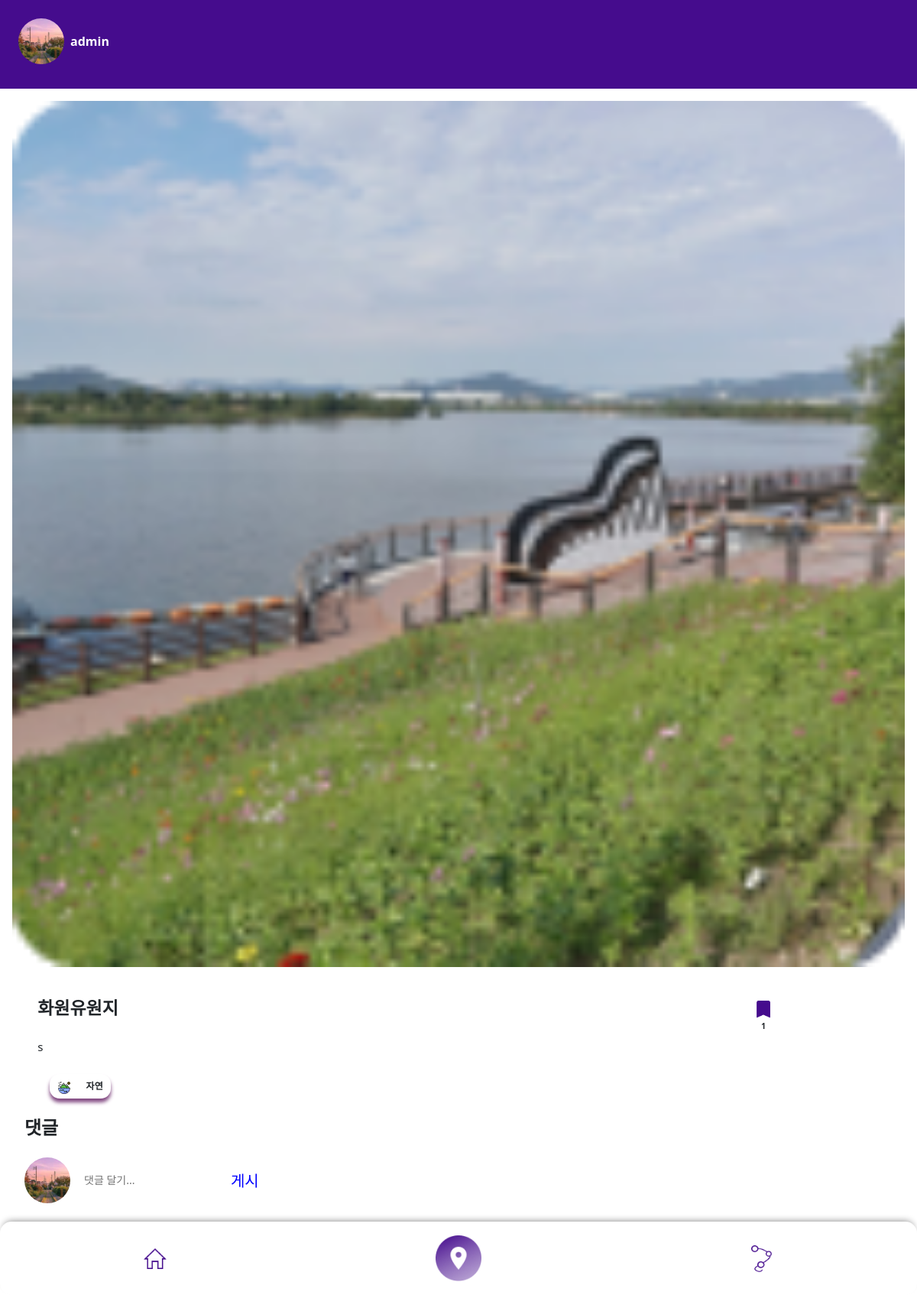
The page /detail/5 (signed in) on the database as committed earlier.
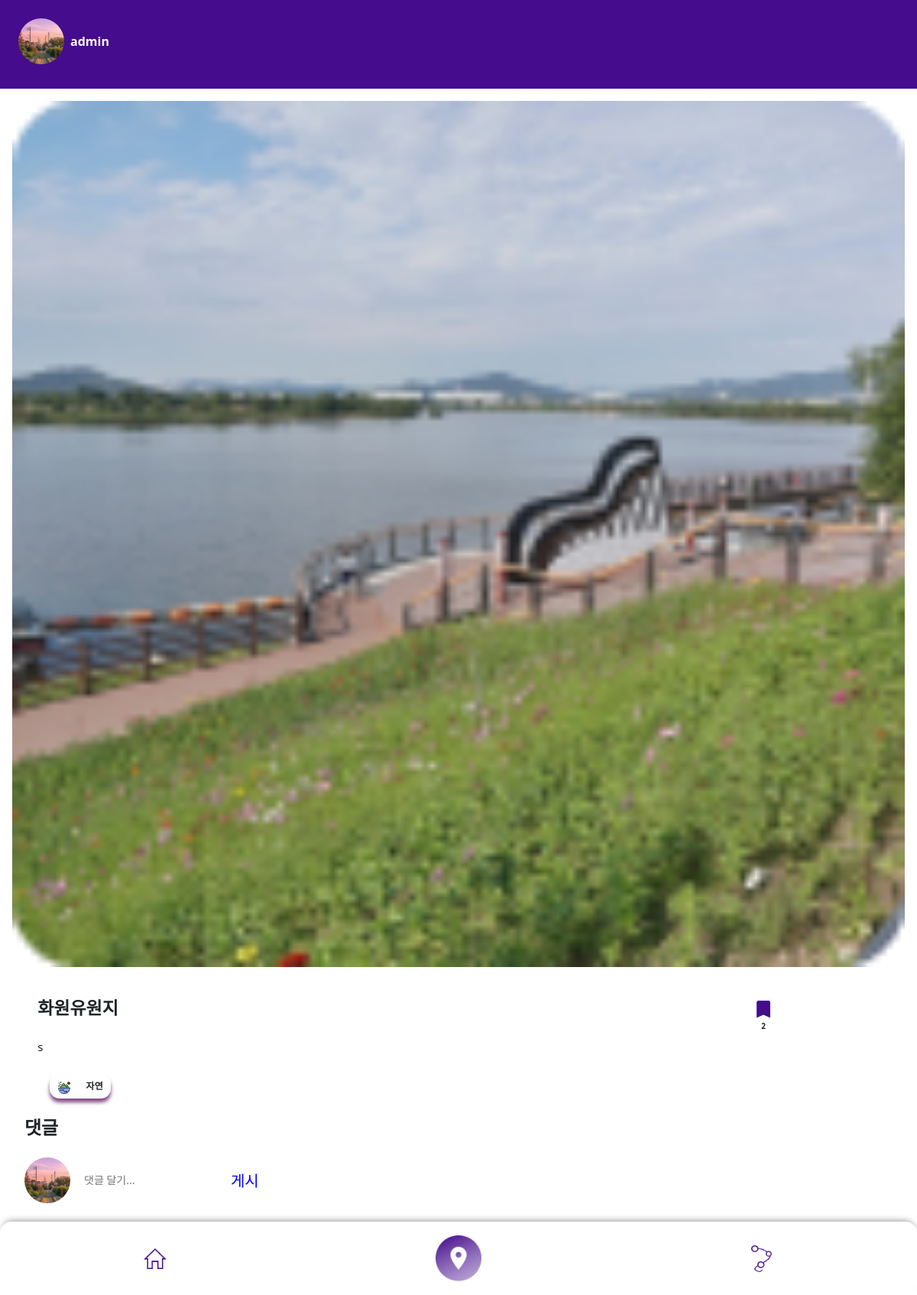
The same page on the database as committed later.
### main/models.py (models this page shows, shortened)
class Place(models.Model):
    author=models.ForeignKey(User, on_delete=models.CASCADE, null=True)
    name=models.CharField(max_length=50)
    img=models.ImageField(null=True, blank=True)
    scrap_cnt=models.IntegerField(default=0)
    address=models.CharField(max_length=100)
    description=models.TextField(null=True, blank=True)
    category=models.CharField(max_length=20,null=True)
    hashtag=models.ForeignKey(HashRecommend, on_delete=models.CASCADE, null=True, blank=True)
    lat=models.FloatField()
    lng=models.FloatField()
    course=models.ForeignKey(Course, on_delete=models.CASCADE, null=True, blank=True, related_name="place")
    scrapper=models.ManyToManyField(User, blank=True, related_name="placescrap")

### account/models.py (models this page shows)
class User(AbstractUser):
    profile_img=models.ImageField()

### main/views.py (the view)
# urls.py: path('detail/<int:place_id>', views.detail, name="detail"),
def detail(request, place_id):
    place = Place.objects.get(pk=place_id)
    if request.method == 'POST':
        comment = request.POST['text']
        if (comment is not None) and (comment != ""):
            PlaceComment.objects.create(author=request.user, text=comment, place=place)
    return render(request, 'detail.html', {'place':place})

### main/templates/detail.html (shortened to what the changed rows need)
{% load static %}
<!DOCTYPE html>
<html lang="en">
<head>
    <link rel="stylesheet" href="{% static 'css/style.css' %}" />
    <link href="https://cdn.jsdelivr.net/npm/bootstrap@5.2.1/dist/css/bootstrap.min.css" rel="stylesheet">
</head>
<body>
    <div class="d-flex justify-content-start ap-writer-box ps-4 pe-2 align-items-center">
        <img class="circle-img" style="height:60px;" src="{{ place.author.profile_img.url }}">
        <div class="writer"><p style="margin:0; font-weight:bold; color: white;">{{ place.author }}</p></div>
    </div>
    <section class="posting-total-box mt-3">
        <div id="carouselExampleControls" class="carousel slide carousel-box p-3 pt-0" data-bs-ride="carousel">
            <div class="carousel-inner">
                <div class="carousel-item active d-flex justify-content-center">
                    <img class="carousel-img w-100 h-100" src="{{ place.img.url }}" class="d-block w-100">
                </div>
            </div>
        </div>
        <div class="text-box d-flex flex-column justify-content-center align-items-center">
            <div class="container align-items-center m-0">
                <div class="row mt-4 mr-5 d-flex justify-content-start">
                    <h1 class="text-title col-9 p-0 mb-0 align-items-center"><span>{{ place.name }}</span></h1>
                    <div id="liveToastBtn" class="save-box col-2">
                        {% if place in user.placescrap.all %}
                        <div class="d-flex align-items-center justify-content-center"><img style="width: 30px; height: 30px;" class="save-img row" id="scrap-btn-full" src="{% static 'img/full-scrap.png' %}"></div>
                        <div class="d-flex align-items-center justify-content-center"><p class="save-text row" id="scrap">{{ place.scrap_cnt }}</p></div>
                        {% endif %}
                    </div>
                </div>
                <div class="text-content row mb-2">
                    {{place.description|linebreaks}}
                </div>
                <div class="row">
                    <div class="type-box col-3 d-flex p-0">
                        {% if place.category == "자연" %}
                        <span><img src="{% static 'img/category-nature.png' %}"></span>
                        {% elif place.category == "카페" %}
                        <span><img src="{% static 'img/category-cafe.png' %}"></span>
                        {% elif place.category == "식당" %}
                        <span><img src="{% static 'img/category-cafeteria.png' %}"></span>
                        {% elif place.category == "여가/활동" %}
                        <span><img src="{% static 'img/category-activity.png' %}"></span>
                        {% else %}
                        <span><img src="{% static 'img/category-nature.png' %}"></span>
                        {% endif %}
                        <span class="type-text">{{place.category}}</span>
                    </div>
                </div>
            </div>
        </div>
    </section>
</body>
</html>

Rows that differ between the two databases and show on the page:
changed Place "화원유원지": scrap_cnt "1" → "2"
